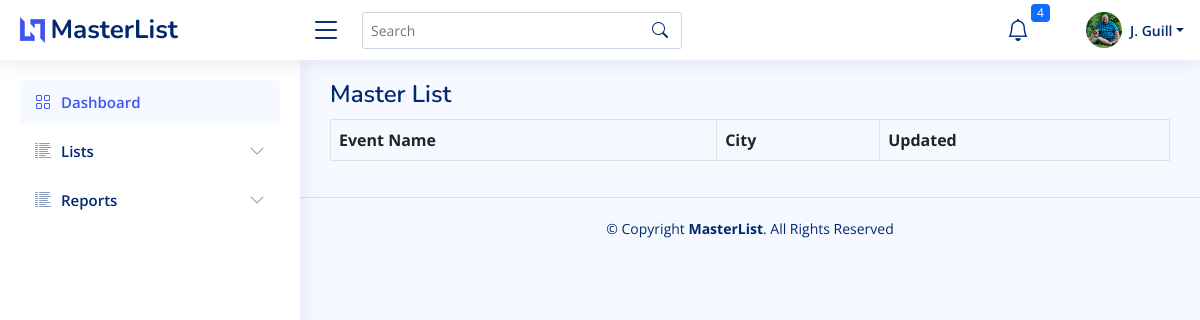
Page /masterlist/flea (signed in) on the earlier database version.
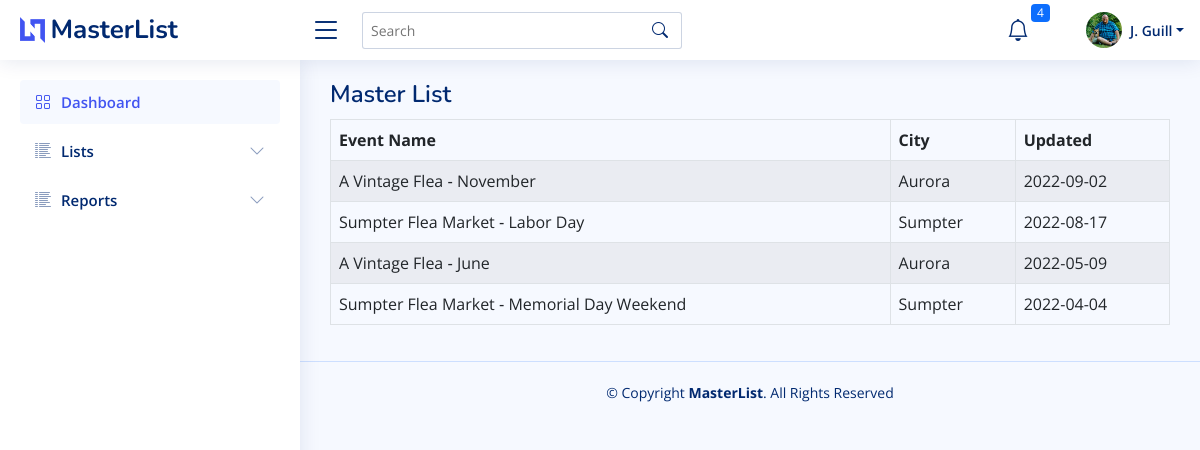
Same page on the later database version.
### bazaar/models.py (models this page shows)
class MasterList(db.Model):
    id = db.Column(db.Integer, primary_key=True)
    event_name = db.Column(db.String(150))
    january = db.Column(db.Boolean, default=False)
    february = db.Column(db.Boolean, default=False)
    march = db.Column(db.Boolean, default=False)
    april = db.Column(db.Boolean, default=False)
    may = db.Column(db.Boolean, default=False)
    june = db.Column(db.Boolean, default=False)
    july = db.Column(db.Boolean, default=False)
    august = db.Column(db.Boolean, default=False)
    september = db.Column(db.Boolean, default=False)
    october = db.Column(db.Boolean, default=False)
    november = db.Column(db.Boolean, default=False)
    december = db.Column(db.Boolean, default=False)
    first = db.Column(db.Boolean, default=True)
    second = db.Column(db.Boolean, default=True)
    third = db.Column(db.Boolean, default=True)
    fourth = db.Column(db.Boolean, default=True)
    last = db.Column(db.Boolean, default=True)
    friday = db.Column(db.Boolean, default=False)
    saturday = db.Column(db.Boolean, default=False)
    sunday = db.Column(db.Boolean, default=False)
    monday = db.Column(db.Boolean, default=False)
    tuesday = db.Column(db.Boolean, default=False)
    wednesday = db.Column(db.Boolean, default=False)
    thursday = db.Column(db.Boolean, default=False)
    updated = db.Column(db.Date)
    imagesrc = db.Column(db.Text)
    attendance = db.Column(db.Integer)
    exibitors = db.Column(db.Integer)
    website = db.Column(db.Text)
    dates_text = db.Column(db.Text)
    type_bazaar = db.Column(db.Boolean, default=False)
    type_holiday = db.Column(db.Boolean, default=False)
    type_art = db.Column(db.Boolean, default=False)
    type_festival = db.Column(db.Boolean, default=False)
    type_flea = db.Column(db.Boolean, default=False)
    type_health = db.Column(db.Boolean, default=False)
    type_market = db.Column(db.Boolean, default=False)
    date_created = db.Column(db.DateTime(timezone=True), server_default=func.now())
    date_updated = db.Column(db.DateTime(timezone=True), onupdate=func.now())
    venuefk = db.Column(db.Integer, db.ForeignKey('venue.id'))
    promoterfk = db.Column(db.Integer, db.ForeignKey('promoter.id'))
    venue = db.relationship("Venue", backref=backref("venue", uselist=False))
    promoter = db.relationship("Promoter", backref=backref("promoter", uselist=False))
    notes = db.relationship("Notes", backref=backref("notes", uselist=False))

class Venue(db.Model):
    id = db.Column(db.Integer, primary_key=True)
    name = db.Column(db.String(255))
    address = db.Column(db.String(255))
    city = db.Column(db.String(100))
    state = db.Column(db.String(50))
    zipcode = db.Column(db.String(20))
    phone = db.Column(db.String(20))
    website = db.Column(db.String(255))
    date_created = db.Column(db.DateTime(timezone=True), server_default=func.now())
    date_updated = db.Column(db.DateTime(timezone=True), onupdate=func.now())
    venue_event = db.relationship("MasterList", backref=backref("masterlist", uselist=False))

### bazaar/templates/masterlist/masterlist.py (the view)
@ml.route("/<type>")
@login_required
def masterlist(type):
    types = get_types_masterlist()
    match type:
        case "bazaar":
            records = db.session.query(MasterList).filter(MasterList.type_bazaar == True).all()
        case "art":
            records = db.session.query(MasterList).filter(MasterList.type_art == True).all()
        case "holiday":
            records = db.session.query(MasterList).filter(MasterList.type_holiday == True).all()
        case "festival":
            records = db.session.query(MasterList).filter(MasterList.type_festival == True).all()
        case "flea":
            records = db.session.query(MasterList).filter(MasterList.type_flea == True).all()
        case "health":
            records = db.session.query(MasterList).filter(MasterList.type_health == True).all()
        case "market":
            records = db.session.query(MasterList).filter(MasterList.type_market == True).all()
        case _:
            records = db.session.query(MasterList).all()
    contents = {"user": User, "records": records, "types": types}
    return render_template("masterlist/masterlist.html", **contents)

### bazaar/models.py (called while the page is built)
    def fullname(self):
        return self.firstname + " " + self.lastname

### bazaar/templates/masterlist/masterlist.py (called while the page is built)
def get_types_masterlist(tbl=MasterList):
    from sqlalchemy import inspect
    inst = inspect(tbl)
    attr_names = [c_attr.key for c_attr in inst.mapper.column_attrs]
    typelist = []
    for name in attr_names:
        if "type" in name:
            typelist.append(name.replace("type_", ""))
    return typelist

### bazaar/templates/masterlist/masterlist.html (shortened to what this page needs)
{% extends "base/base.html" %}
{% block page_title %}
    Master List
{% endblock page_title %}
{% block stylesheets %}
    <link rel="stylesheet" type="text/css" href="https://cdn.datatables.net/1.10.13/css/dataTables.bootstrap.min.css">
{% endblock stylesheets %}
{% block main_content %}
    <table class="table table-hover table-striped table-bordered" id="bazaar_master" name="bazaar_master">
        <thead>
        <tr>
            <th>Event Name</th>
            <th>City</th>
            <th>Updated</th>
        </tr>
        </thead>
        <tbody>
        {% for rec in records %}
            <tr onclick="location.href='{{ url_for('masterlist.details', id=rec.id) }}'">
                <td>{{ rec.event_name }}</td>
                <td>{{ rec.venue.city }}</td>
                <td>{{ rec.updated }}</td>
            </tr>
        {% endfor %}
        </tbody>
    </table>
{% endblock main_content %}

Differences in the rows shown:
now on this page (row edited): MasterList: event_name "A Vintage Flea ‑ November", venue.city "Aurora", updated "2022-09-02"
now on this page (row edited): MasterList: event_name "Sumpter Flea Market ‑ Labor Day", venue.city "Sumpter", updated "2022-08-17"
now on this page (row edited): MasterList: event_name "A Vintage Flea ‑ June", venue.city "Aurora", updated "2022-05-09"
now on this page (row edited): MasterList: event_name "Sumpter Flea Market ‑ Memorial Day Weekend", venue.city "Sumpter", updated "2022-04-04"
